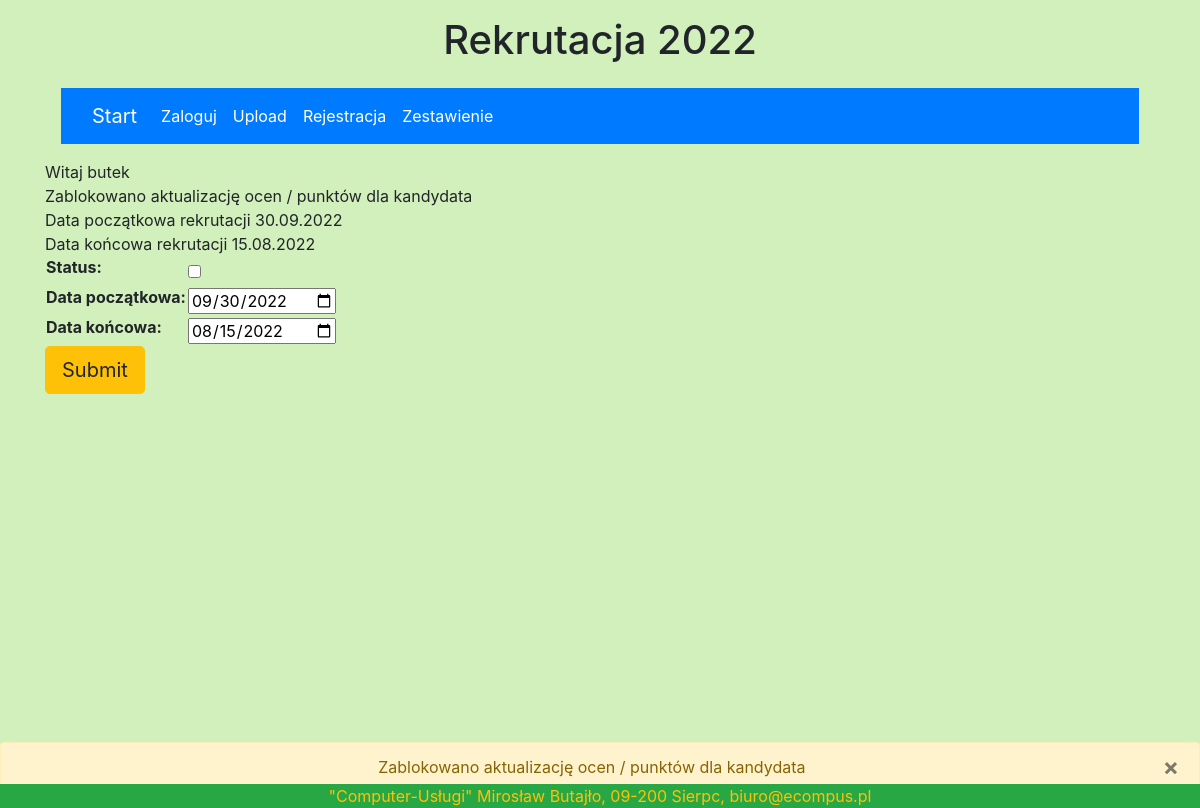
Page /zmienstatus/ (signed in) on the committed database.
### licznik/models.py (models this page shows, shortened)
class User(AbstractUser):
    class Meta:
        db_table = 'user'
        constraints = [
            models.UniqueConstraint(fields=['username'], name='unique User'),
            models.UniqueConstraint(fields=['pesel'], name='unique pesel'),
            models.UniqueConstraint(fields=['email'], name='unique email')
        ]
    username = models.CharField(max_length=30, unique=True, verbose_name='Nazwa użytkownika',
                                help_text='Unikalna nazwa')
    first_name = models.CharField(max_length=200, help_text='Wymagany', verbose_name='Imię')
    second_name = models.CharField(null=True, blank=True, max_length=10, help_text='Opcja', verbose_name='Drugie imię ')
    last_name = models.CharField(max_length=200, help_text='Wymagany', verbose_name='Nazwisko')
    pesel = models.CharField(max_length=11, unique=True, validators=[
        MinLengthValidator(11), MaxLengthValidator(11), f_pesel], help_text='Wymagany')
    email = models.EmailField('email adress', max_length=130, unique=True, help_text='Wymagany',)
    def __str__(self):
        return f'{str(self.username)}'

class Status(models.Model):
    datastart = models.DateField(default=date.today, verbose_name='Data początkowa')
    dataend = models.DateField(default=date.today, verbose_name='Data końcowa')
    status = models.BooleanField(default=False, verbose_name='status')

### licznik/views.py (the view)
# urls.py: path('zmienstatus/', views.zmienstatus, name="zmienstatus-page"),
@login_required(login_url='/login/')
def zmienstatus(request):
    if Status.objects.all().count() == 0 or None:
        if request.method == 'POST':
            form = StatusForm(request.POST or None)
            if form.is_valid():
                stat = Status(status=form.cleaned_data['status'],datastart=form.cleaned_data['datastart'],dataend=form.cleaned_data['dataend'])
                stat.save()
                statobj = Status.objects.all().first()
                checkstat = statobj.status
                datestart = statobj.datastart
                dateend = statobj.dataend
                datecurrent = datetime.date.today()
                if datecurrent > dateend or datecurrent < datestart:
                    statusdate = False
                else:
                    statusdate = True
                if checkstat or not statusdate:
                    messages.warning(request, 'Zablokowano aktualizację ocen / punktów dla kandydata')
                    message='Zablokowano aktualizację ocen / punktów dla kandydata'
                else:
                    message = 'Odblokowana aktualizację ocen / punktów dla kandydata'
                    messages.warning(request, 'Odblokowana aktualizację ocen / punktów dla kandydata')
                return render(request, 'zmienstatus.html', {'form':form, 'datestart':datestart, 'dateend':dateend,'message':message})
        else:
            form = StatusForm(None)
            comment = 'Dat nie ustalono'
            return render(request, 'zmienstatus1.html', {'form':form, 'comment':comment})
    else:
        statobj = Status.objects.all().first()
        initial_dict = {
            "datastart": statobj.datastart,
            "dataend": statobj.dataend,
            "status": statobj.status,
        }
        if request.method == 'POST':
            form = StatusForm(request.POST or None)
            if form.is_valid():
                stat = Status(id=statobj.id, status=form.cleaned_data['status'], datastart=form.cleaned_data['datastart'],
                              dataend=form.cleaned_data['dataend'])
                stat.save()
                statobj = Status.objects.all().first()
                checkstat = statobj.status
                datestart = statobj.datastart
                dateend = statobj.dataend
                datecurrent = datetime.date.today()
                if datecurrent > dateend or datecurrent < datestart:
                    statusdate = False
                else:
                    statusdate = True
                if checkstat or not statusdate:
                    comment = 'Zablokowano aktualizację ocen / punktów dla kandydata'
                    messages.warning(request, 'Zablokowano aktualizację ocen / punktów dla kandydata')
                    return render(request, 'zmienstatus.html',{'form': form, 'datestart': datestart, 'dateend': dateend,'comment': comment})
                else:
                    comment = 'Odblokowana aktualizację ocen / punktów dla kandydata'
                    messages.warning(request, 'Odblokowani aktualizację ocen / punktów dla kandydata')
                    return render(request, 'zmienstatus.html',{'form': form, 'datestart': datestart, 'dateend': dateend,'comment': comment})
        else:
            form = StatusForm(instance=statobj)
            statobj = Status.objects.all().first()
            checkstat = statobj.status
            datestart = statobj.datastart
            dateend = statobj.dataend
            datecurrent = datetime.date.today()
            if datecurrent > dateend or datecurrent < datestart:
                statusdate = False
            else:
                statusdate = True
            if checkstat or not statusdate:
                comment = 'Zablokowano aktualizację ocen / punktów dla kandydata'
                messages.warning(request, 'Zablokowano aktualizację ocen / punktów dla kandydata')
                return render(request, 'zmienstatus.html',{'form': form, 'datestart': datestart, 'dateend': dateend,'comment': comment})
            else:
                comment = 'Odblokowana aktualizację ocen / punktów dla kandydata'
                messages.warning(request, 'Odblokowano aktualizację ocen / punktów dla kandydata')
                return render(request, 'zmienstatus.html', {'form': form, 'datestart': datestart, 'dateend': dateend,'comment': comment})

### licznik/forms.py
class StatusForm(forms.ModelForm):
    class Meta:
        model = Status
        fields = ['status', 'datastart','dataend']
        widgets = {
            'datastart': DateInput(attrs={'type': 'date', 'value':datetime.datetime.today().strftime("%d-%m-%Y")}),
            'dataend': DateInput(attrs={'type': 'date'})
        }

### licznik/templates/zmienstatus.html (shortened to what this page needs)
{% extends 'base.html' %}
{% block content %}
Witaj {{ user }}<br>
{{ comment }}<br>
Data początkowa rekrutacji {{ datestart }}<br>
Data końcowa rekrutacji {{ dateend }}<br>
<form  method = 'POST' enctype="multipart/form-data">
        <table>
            {{ form.as_table }}
        </table>
        <button type="submit" class="btn btn-lg btn-warning">Submit</button>
    </form>
{% if messages %}
   {% for message in messages %}
            <div class="container-fluid p-0">
              <div class="alert alert-warning {{ message.tags }} fixed-bottom text-center " role="alert" >
                <button type="button" class="close" data-dismiss="alert" aria-label="Close">
                  <span aria-hidden="true">×</span>
                </button>
                {{ message }}
              </div>
            </div>
        {% endfor %}
{% endif %}
{% endblock %}

### licznik/static/style.css (style rules this page uses)
.bgpage { background-color: #d1f0bb; }

### rows in the picture
User: username "butek"
Status: datastart "30.09.2022", dataend "15.08.2022"

### other values in the picture
{{ comment }} "Zablokowano aktualizację ocen / punktów dla kandydata"
{{ message }} "Zablokowano aktualizację ocen / punktów dla kandydata"
